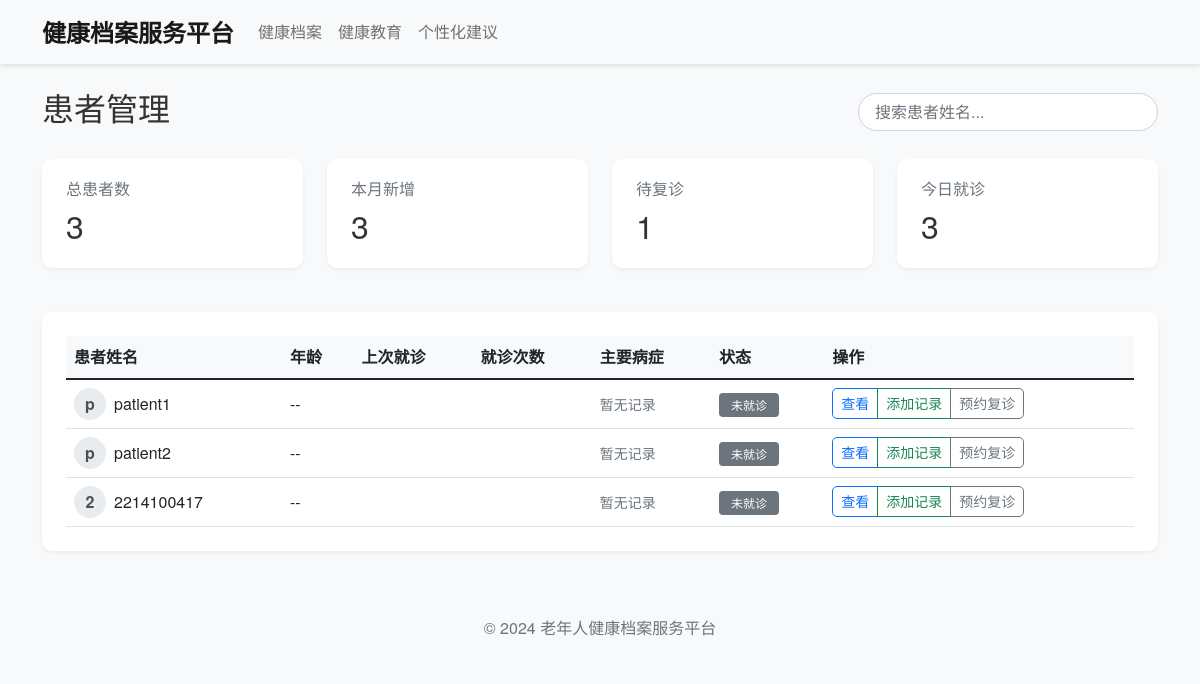
Page /doctor/patient_list (signed in) on the earlier database version.
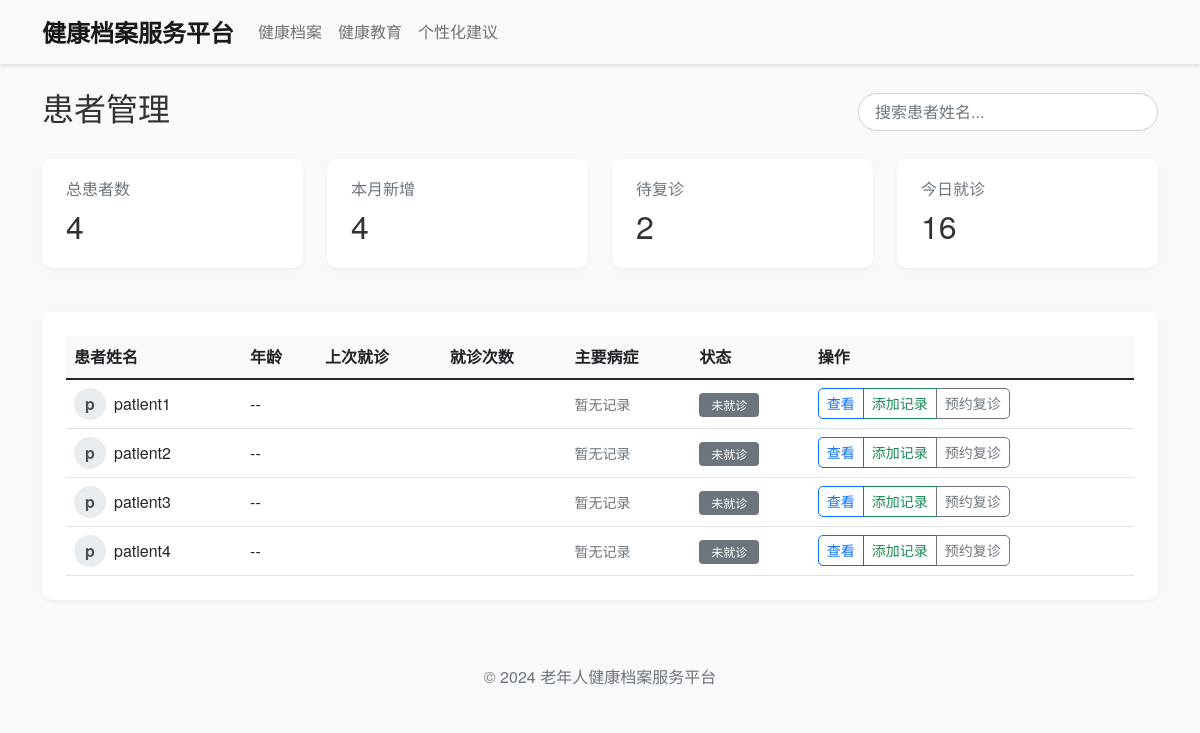
Same page on the later database version.
### models.py (models this page shows, shortened)
class User(UserMixin, db.Model):
    __tablename__ = 'users'
    id = db.Column(db.Integer, primary_key=True)
    username = db.Column(db.String(80), unique=True, nullable=False)
    password_hash = db.Column(db.String(128), nullable=False)
    name = db.Column(db.String(80), nullable=False)  # 真实姓名
    id_number = db.Column(db.String(18), unique=True, nullable=False)  # 身份证号
    gender = db.Column(db.String(10), nullable=False)  # 性别
    phone = db.Column(db.String(11), nullable=False)  # 手机号码
    role = db.Column(db.String(20), nullable=False)  # 用户角色
    created_at = db.Column(db.DateTime, default=datetime.utcnow)
    health_records = db.relationship('HealthRecord', backref='patient', lazy=True,
                                   foreign_keys='HealthRecord.patient_id')
    doctor_records = db.relationship('HealthRecord', backref='doctor', lazy=True,
                                   foreign_keys='HealthRecord.doctor_id')
    patient_follow_ups = db.relationship('FollowUp', backref='patient', lazy=True,
                                       foreign_keys='FollowUp.patient_id')
    doctor_follow_ups = db.relationship('FollowUp', backref='doctor', lazy=True,
                                      foreign_keys='FollowUp.doctor_id')

### .history/app_20241212190043.py (the view, shortened to what this page needs)
@app.route('/doctor/patient_list')
@login_required
def doctor_patient_list():
    if current_user.role != 'DOCTOR':
        flash('无权访问此页面', 'danger')
        return redirect(url_for('index'))
    page = request.args.get('page', 1, type=int)
    per_page = 10
    filter_type = request.args.get('filter', 'all')  # all, my_patients
    search_query = request.args.get('search', '')
    query = User.query.filter_by(role='PATIENT')
    if filter_type == 'my_patients':
        query = query.join(HealthRecord, User.id == HealthRecord.patient_id)\
            .filter(HealthRecord.doctor_id == current_user.id)\
            .distinct()
    patients = query.paginate(page=page, per_page=per_page, error_out=False)
    total_patients = User.query.filter_by(role='PATIENT').count()
    my_patients = User.query.filter_by(role='PATIENT')\
        .join(HealthRecord, User.id == HealthRecord.patient_id)\
        .filter(HealthRecord.doctor_id == current_user.id)\
        .distinct().count()
    today = datetime.now().date()
    new_patients_month = User.query.filter(
        User.role == 'PATIENT',
        func.extract('month', User.created_at) == today.month,
        func.extract('year', User.created_at) == today.year
    ).count()
    follow_up_count = FollowUp.query.filter_by(
        doctor_id=current_user.id,
        status='pending'
    ).count()
    today_visits = HealthRecord.query.filter(
        HealthRecord.doctor_id == current_user.id,
        func.date(HealthRecord.created_at) == today
    ).count()
    return render_template('doctor/patient_list.html',
                        patients=patients.items,
                        pages=patients.pages,
                        page=page,
                        total_patients=total_patients,
                        my_patients=my_patients,
                        new_patients_month=new_patients_month,
                        follow_up_count=follow_up_count,
                        today_visits=today_visits,
                        filter_type=filter_type,
                        search_query=search_query)

### .history/app_20241212190043.py (called while the page is built)
@login_manager.user_loader
def load_user(user_id):
    return User.query.get(int(user_id))

### templates/doctor/patient_list.html (shortened to what this page needs)
{% extends "base.html" %}
{% block content %}
<div class="patient-management">
    <div class="d-flex justify-content-between align-items-center mb-4">
        <h2>患者管理</h2>
        <div class="search-box" style="width: 300px;">
            <input type="text" class="form-control" id="patientSearch" placeholder="搜索患者姓名...">
        </div>
    </div>
    <div class="row mb-4">
        <div class="col-md-3">
            <div class="card stat-card">
                <div class="card-body">
                    <h6 class="card-subtitle mb-2 text-muted">总患者数</h6>
                    <h2 class="card-title mb-0">{{ total_patients }}</h2>
                </div>
            </div>
        </div>
        <div class="col-md-3">
            <div class="card stat-card">
                <div class="card-body">
                    <h6 class="card-subtitle mb-2 text-muted">本月新增</h6>
                    <h2 class="card-title mb-0">{{ new_patients_month }}</h2>
                </div>
            </div>
        </div>
        <div class="col-md-3">
            <div class="card stat-card">
                <div class="card-body">
                    <h6 class="card-subtitle mb-2 text-muted">待复诊</h6>
                    <h2 class="card-title mb-0">{{ follow_up_count }}</h2>
                </div>
            </div>
        </div>
        <div class="col-md-3">
            <div class="card stat-card">
                <div class="card-body">
                    <h6 class="card-subtitle mb-2 text-muted">今日就诊</h6>
                    <h2 class="card-title mb-0">{{ today_visits }}</h2>
                </div>
            </div>
        </div>
    </div>
    <div class="card">
        <div class="card-body">
            <div class="table-responsive">
                <table class="table table-hover align-middle">
                    <thead>
                        <tr>
                            <th>患者姓名</th>
                            <th>年龄</th>
                            <th>上次就诊</th>
                            <th>就诊次数</th>
                            <th>主要病症</th>
                            <th>状态</th>
                            <th>操作</th>
                        </tr>
                    </thead>
                    <tbody>
                        {% for patient in patients %}
                        <tr>
                            <td>
                                <div class="d-flex align-items-center">
                                    <div class="avatar-sm me-2">{{ patient.username[0] }}</div>
                                    <div>
                                        <div>{{ patient.username }}</div>
                                    </div>
                                </div>
                            </td>
                            <td>{{ patient.age if patient.age else '--' }}</td>
                            <td>{{ patient.last_visit }}</td>
                            <td>{{ patient.visit_count }}</td>
                            <td>
                                <small class="text-muted">{{ patient.main_symptoms or '暂无记录' }}</small>
                            </td>
                            <td>
                                {% if patient.status == 'active' %}
                                <span class="badge bg-success">正常</span>
                                {% elif patient.status == 'follow_up' %}
                                <span class="badge bg-warning">待复诊</span>
                                {% else %}
                                <span class="badge bg-secondary">未就诊</span>
                                {% endif %}
                            </td>
                            <td>
                                <div class="btn-group">
                                    <a href="{{ url_for('doctor_view_patient', patient_id=patient.id) }}"
                                       class="btn btn-sm btn-outline-primary">查看</a>
                                    <a href="{{ url_for('doctor_add_record', patient_id=patient.id) }}"
                                       class="btn btn-sm btn-outline-success">添加记录</a>
                                    <button type="button"
                                            class="btn btn-sm btn-outline-secondary"
                                            onclick="addFollowUp({{ patient.id }})">
                                        预约复诊
                                    </button>
                                </div>
                            </td>
                        </tr>
                        {% endfor %}
                    </tbody>
                </table>
            </div>
        </div>
    </div>
</div>
{% endblock %}

### templates/base.html (shortened to what this page needs)
<!DOCTYPE html>
<html lang="zh">
<head>
    <link href="https://cdn.jsdelivr.net/npm/bootstrap@5.1.3/dist/css/bootstrap.min.css" rel="stylesheet">
    <link rel="stylesheet" href="{{ url_for('static', filename='css/style.css') }}">
</head>
<body>
    <nav class="navbar navbar-expand-lg navbar-light bg-light">
        <div class="container">
            <a class="navbar-brand" href="/">健康档案服务平台</a>
            <div class="collapse navbar-collapse" id="navbarNav">
                <ul class="navbar-nav">
                    <li class="nav-item">
                        <a class="nav-link" href="/health_records">健康档案</a>
                    </li>
                    <li class="nav-item">
                        <a class="nav-link" href="/health_education">健康教育</a>
                    </li>
                    <li class="nav-item">
                        <a class="nav-link" href="/personal_advice">个性化建议</a>
                    </li>
                </ul>
            </div>
        </div>
    </nav>
    <div class="container mt-4">
        {% block content %}
        {% endblock %}
    </div>
    <footer class="footer mt-5 py-3 bg-light">
        <div class="container text-center">
            <span class="text-muted">© 2024 老年人健康档案服务平台</span>
        </div>
    </footer>
</body>
</html>

### static/css/style.css (style rules this page uses)
body { font-family: "Microsoft YaHei", "Helvetica Neue", Arial, sans-serif; color: #333; line-height: 1.6; background-color: #f8f9fa; }
.navbar { box-shadow: 0 2px 4px rgba(0,0,0,.1); }
.navbar-brand { font-size: 1.5rem; font-weight: bold; }
.card { border: none; border-radius: 10px; box-shadow: 0 2px 4px rgba(0,0,0,.05); margin-bottom: 20px; }
.card-body { padding: 1.5rem; }
.btn { border-radius: 5px; padding: 0.5rem 1rem; }
.table { margin-bottom: 0; }
.table th { border-top: none; background-color: #f8f9fa; }
.footer { background-color: #f8f9fa; padding: 1rem 0; margin-top: 2rem; }
.badge { padding: 0.5em 1em; font-weight: normal; }

### templates/doctor/patient_list.html (style rules this page uses)
.stat-card { border: none; border-radius: 10px; box-shadow: 0 2px 4px rgba(0,0,0,.05); transition: transform 0.2s; }
.avatar-sm { width: 32px; height: 32px; background-color: #e9ecef; border-radius: 50%; display: flex; align-items: center; justify-content: center; font-weight: bold; color: #495057; }
.table th { background-color: #f8f9fa; font-weight: 600; }
.table td { vertical-align: middle; }
.btn-group .btn { padding: 0.25rem 0.5rem; font-size: 0.875rem; }
.search-box .form-control { border-radius: 20px; padding-left: 1rem; padding-right: 1rem; }

Differences in the rows shown:
removed User: username "2", username "2214100417", age "--", main_symptoms "暂无记录"
added User: username "p", username "patient3", age "--", main_symptoms "暂无记录"
now on this page (row edited): User: username "p", username "patient4", age "--", main_symptoms "暂无记录"
Other differences:
{{ total_patients }}: "3" → "4"
{{ new_patients_month }}: "3" → "4"
{{ follow_up_count }}: "1" → "2"
{{ today_visits }}: "3" → "16"
